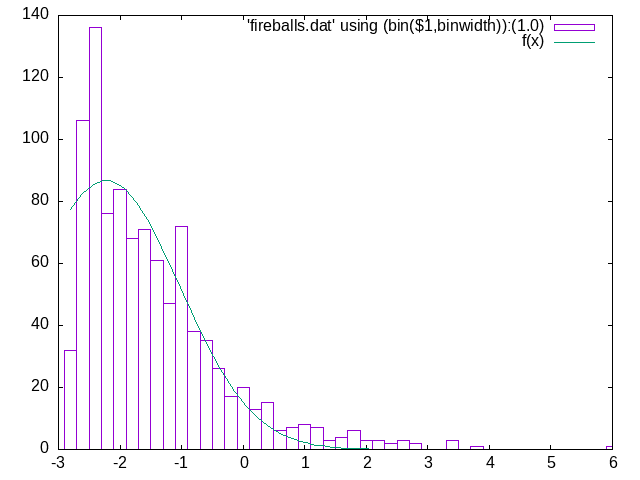

This chart was generated by the following gnuplot code:
#set datafile separator ','
set term png
set output "fit.png"

f(x) = a*exp(-((x-u)/r)**2/2)
# poisson(x) = exp(-m) * m**(x-1) / gamma(x)

a=0.1
u=1
r=1

m=5

# set xrange [-6:6]
# set yrange [0:136]

binwidth=0.2
bin(x,width)=width*floor(x/width)
set boxwidth binwidth

set table 'hist.txt'
plot 'fireballs.dat' using (bin($1,binwidth)):(1.0) smooth freq with boxes
unset table

#fit f(x) 'fireballs.dat' using (bin($1,binwidth)):(1.0) via A,u,r
fit f(x) 'hist.txt' via a,u,r
# fit poisson(x) 'hist.txt' via m
plot 'fireballs.dat' using (bin($1,binwidth)):(1.0) smooth freq with boxes, f(x)
